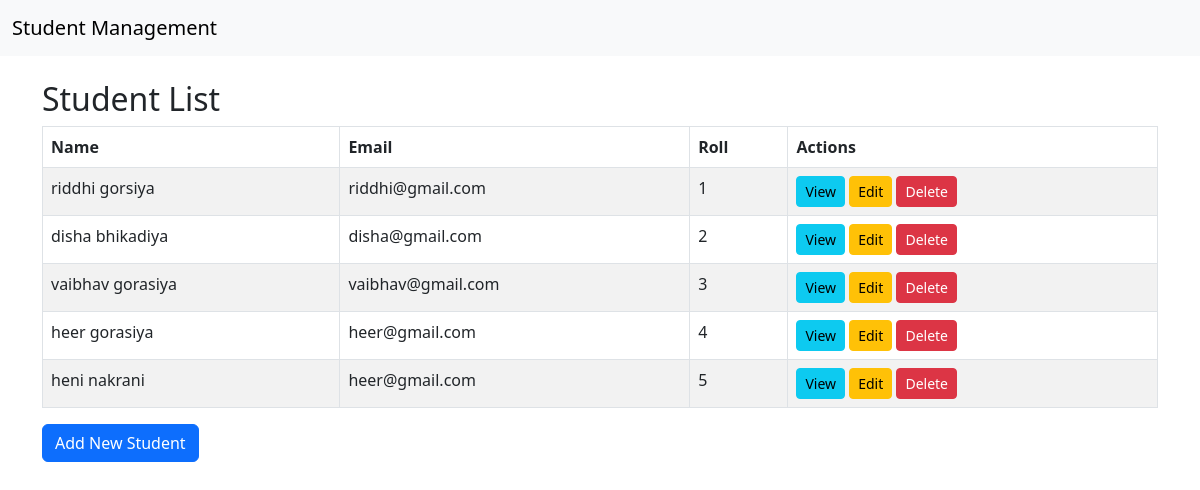
The page /student/ on the database its author committed.
### myapp/models.py (models this page shows, shortened)
class Student(models.Model):
    name = models.CharField(max_length=100)
    email = models.EmailField()
    roll = models.IntegerField()

### myapp/views.py (the view)
# urls.py: path('', views.StudentListView.as_view(), name='list'),
class StudentListView(ListView):
    model = Student
    context_object_name = 'students'

### myapp/templates/myapp/student_list.html (shortened to what this page needs)
{% extends 'myapp/base.html' %}
{% block content %}
<h2>Student List</h2>
<table class="table table-bordered table-striped">
  <thead>
    <tr>
      <th>Name</th>
      <th>Email</th>
      <th>Roll</th>
      <th>Actions</th>
    </tr>
  </thead>
  <tbody>
    {% for student in students %}
    <tr>
      <td>{{ student.name }}</td>
      <td>{{ student.email }}</td>
      <td>{{ student.roll }}</td>
      <td>
        <a href="{% url 'detail' student.pk %}" class="btn btn-info btn-sm">View</a>
        <a href="{% url 'edit' student.pk %}" class="btn btn-warning btn-sm">Edit</a>
        <a href="{% url 'delete' student.pk %}" class="btn btn-danger btn-sm">Delete</a>
      </td>
    </tr>
    {% endfor %}
  </tbody>
</table>
<a href="{% url 'create' %}" class="btn btn-primary">Add New Student</a>
{% endblock %}

### myapp/templates/myapp/base.html (shortened to what this page needs)
<!DOCTYPE html>
<html>
<head>
    <link href="https://cdn.jsdelivr.net/npm/bootstrap@5.3.0/dist/css/bootstrap.min.css" rel="stylesheet">
</head>
<body>
    <nav class="navbar navbar-expand-lg navbar-light bg-light">
        <div class="container-fluid">
            <a class="navbar-brand" href="/student/">Student Management</a>
        </div>
    </nav>
    <div class="container mt-4">
        {% block content %}
        {% endblock %}
    </div>
</body>
</html>

### rows shown on the page
Student: name "riddhi gorsiya", email "riddhi@gmail.com", roll "1"
Student: name "disha bhikadiya", email "disha@gmail.com", roll "2"
Student: name "vaibhav gorasiya", email "vaibhav@gmail.com", roll "3"
Student: name "heer gorasiya", email "heer@gmail.com", roll "4"
Student: name "heni nakrani", email "heer@gmail.com", roll "5"
